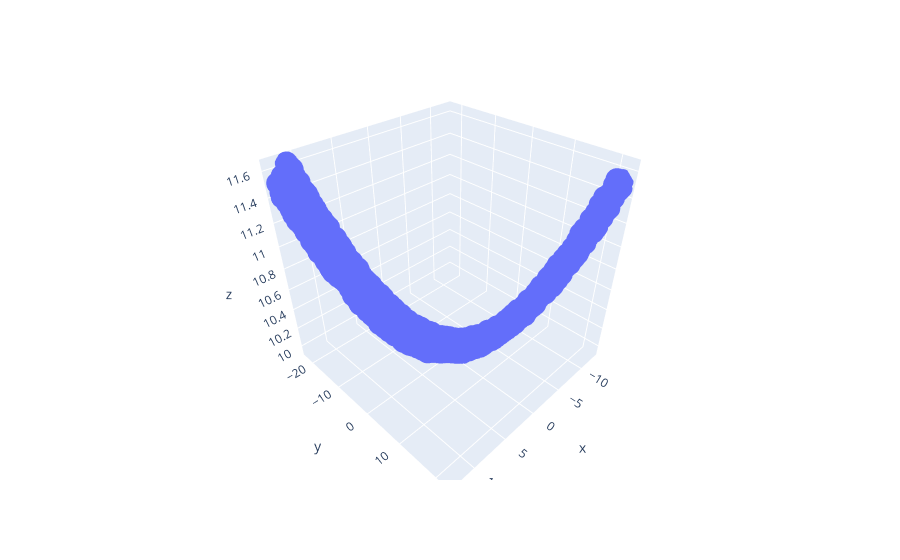

The notebook cell this image was saved under:
### Code cell
fig = px.scatter_3d(df1, x='x', y='y', z='z')

fig.show()

### Figure 1 — Plotly figure (JSON) as saved in the notebook; plotly's stock layout.template omitted (floating-point values rounded to 4 significant figures; data arrays with more than 128 entries replaced by an {"elided": "..."} marker saying what was removed)
{"data": [{"hovertemplate": "x=%{x}<br>y=%{y}<br>z=%{z}<extra></extra>", "legendgroup": "", "marker": {"color": "#636efa", "symbol": "circle"}, "mode": "markers", "name": "", "scene": "scene", "showlegend": false, "type": "scatter3d", "x": {"elided": "1502 float values"}, "y": {"elided": "1502 float values"}, "z": {"elided": "1502 float values"}}], "layout": {"legend": {"tracegroupgap": 0}, "margin": {"t": 60}, "scene": {"domain": {"x": [0, 1], "y": [0, 1]}, "xaxis": {"title": {"text": "x"}}, "yaxis": {"title": {"text": "y"}}, "zaxis": {"title": {"text": "z"}}}}}
